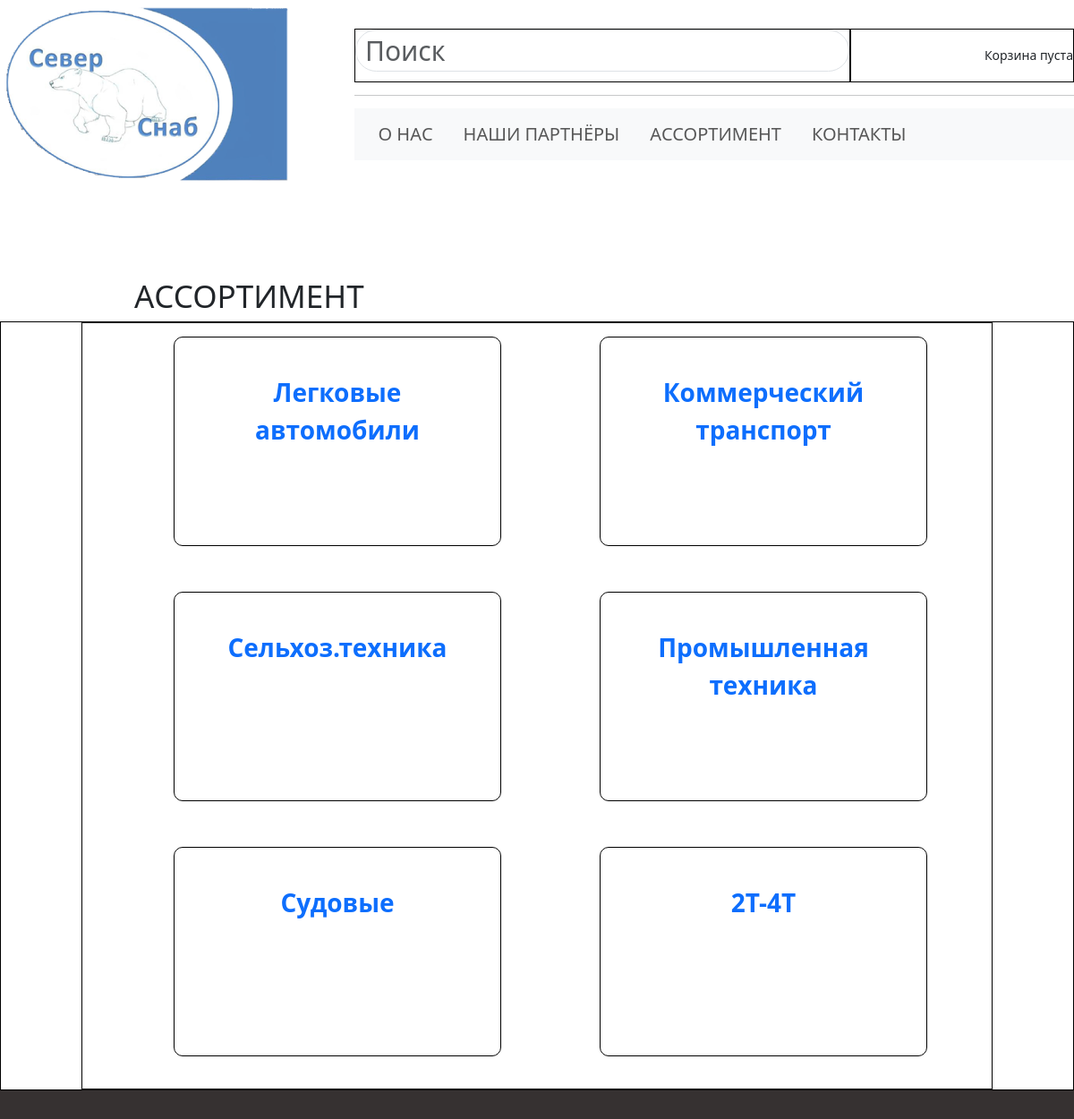
Page /assortment/ (upper part) on the earlier database version.
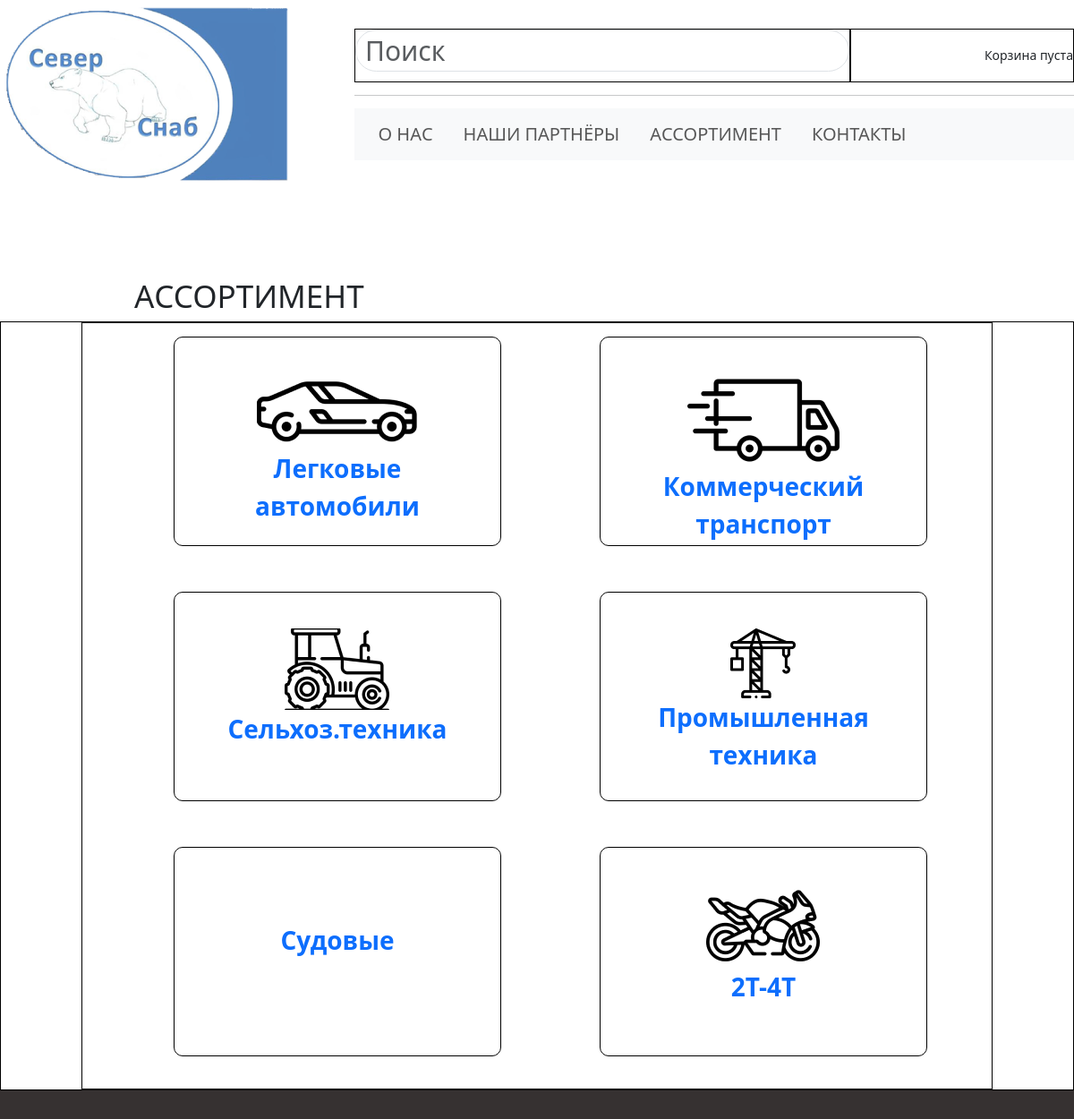
Same page on the later database version.
### shop/models.py (models this page shows)
class Category(models.Model):
    name = models.CharField(max_length=200)
    slug = models.SlugField()
    def __str__(self):
        return self.name
    def get_url(self):
        return reverse('assortment-by-category', args=[self.slug])

class CategoryImage(models.Model):
    categories = models.ForeignKey(Category, on_delete=models.CASCADE)
    img = models.ImageField(upload_to='img/categories')

### shop/views.py (the view)
# urls.py: path('assortment/', views.show_categories, name='assortment'),
def show_categories(request):
    categories = Category.objects.all()
    data = {
        'categories': categories,
    }
    return render(request, 'shop/categories.html', data)

### cart/cart.py (called while the page is built)
    def __len__(self):
        return sum(item['quantity'] for item in self.cart.values())

### cart/context_processors.py (called while the page is built)
def cart(request):
    return {'cart': Cart(request)}

### shop/templates/shop/categories.html (shortened to what this page needs)
{% extends 'shop/base.html' %}
{% block pagename %}<h1 class="category_heading">Ассортимент</h1> {% endblock %}
{% block content %}
    <div class="category_container">
        <div class="category_body">
            {% for category in categories %}
                <a class="category" href="{{ category.get_url }}">
                    {% for catimg in category.categoryimage_set.all %}
                        <img src='{{ catimg.img.url }}' alt="">
                    {% endfor %}
                    <p>{{ category }}</p>
                </a>
            {% endfor %}
        </div>
    </div>
    <div class="ask">
        <div class="ask_body">
        </div>
    </div>
{% endblock %}

### shop/templates/shop/base.html (shortened to what this page needs)
{% load static %}
<!DOCTYPE html>
<html lang="en">
<head>
    <link rel="stylesheet" href="{% static 'shop/css/reset.css' %}">
    <link rel="stylesheet" href="{% static 'shop/css/bootstrap.min.css' %}">
    <link rel="stylesheet" href="{% static 'shop/css/style.css' %}">
</head>
<header>
    <div class="header-body">
        <div class="logo">
            <img src="{% static 'shop/img/logo.png' %}" alt="логотип">
        </div>
        <div class="nav">
            <div class="search">
                <div class="search_block">
                    <form action="{% url 'search' %}" , method="get" class="form-horizontal">
                        <input type="search" placeholder="Поиск" name="q" class="form-control">
                        <button type="submit" class="btn1 btn">
                        </button>
                    </form>
                </div>
                <div class="buttons_block">
                    <div class="buttons">
                        <div class="cart">
                            {% with total_items=cart|length %}
                                {% if cart|length > 0 %}
                                    <a class="cart-button" href="{% url "cart-detail" %}">Товаров в корзине: {{ total_items }}<br>
                                        {{ cart.get_total_price }} руб.
                                    </a>
                                {% else %}
                                    Корзина пуста
                                {% endif %}
                            {% endwith %}
                        </div>
                    </div>
                </div>
            </div>
            <hr>
            <nav class="navbar navbar-expand-lg navbar-light bg-light">
                <ul class="navbar-nav mr-auto">
                    <li><a class="nav-item nav-link" href="">о нас</a></li>
                    <li><a class="nav-item nav-link" href="">наши партнёры</a></li>
                    <li><a class="nav-item nav-link" href="">ассортимент</a></li>
                    <li><a class="nav-item nav-link" href="">контакты</a></li>
                </ul>
            </nav>
        </div>
    </div>
</header>
<body>
{% block pagename %} {% endblock %}
{% block content %}
{% endblock %}
</body>
</html>

### shop/static/shop/css/style.css (style rules this page uses)
html { position: relative; min-height: 100%; }
body { width: 100%; min-width: 1024px; max-width: 1920px; }
a:active, a:hover, a { text-decoration: none; }
header { width: 100%; height: 15em; display: flex; align-items: center; justify-content: center; margin-bottom: 100px; }
.header-body { width: 100%; display: flex; align-items: center; justify-content: center; }
.logo { width: 333px; height: 204px; }
.nav { width: 100%; display: block; margin-left: 62.5px; }
.search { width: 100%; height: 60px; display: flex; }
.search_block { width: 100%; border: 1px solid black; }
.buttons_block { width: 45%; display: flex; align-items: center; justify-content: end; }
.search_block input { height: 47px; font-size: 30px; border-radius: 25px; }
.search form { justify-content: left; }
.buttons { display: flex; justify-content: right; }
nav li { display: inline-block; text-transform: uppercase; padding-left: 150px; font-size: 30px; }
.cart { display: inline-block; }
@media (max-width: 1772px) { .nav li { padding-left: 120px; } }
@media (max-width: 1638px) { .nav li { padding-left: 100px; } }
@media (max-width: 1558px) { .nav li { padding-left: 80px; } }
@media (max-width: 1478px) { .nav li { padding-left: 60px; } }
@media (max-width: 1398px) { .nav li { padding-left: 40px; } }
@media (max-width: 1318px) { .nav li { padding-left: 20px; } }
@media (max-width: 1238px) { .nav li { font-size: 20px; } }
.category_heading { margin-left: 150px; text-transform: uppercase; }
.category_container { width: 100%; display: flex; align-items: center; justify-content: center; border: 1px solid black; }
.category_body { width: 85%; border: 1px solid black; display: flex; align-items: center; justify-content: center; flex-wrap: wrap; }
.category { width: 366px; height: 234px; display: block; border: 1px solid black; border-radius: 10px; margin: 15px 40px 36px 70px; text-align: center; font-size: 28px; font-weight: bold; padding: 40px 40px 74px 40px; }
.category p { display: flex; align-items: center; justify-content: center; }
.ask { width: 100%; display: flex; justify-content: center; align-items: center; margin-bottom: 30px; }
.ask_body { width: 1674px; height: 263px; display: flex; align-items: center; justify-content: center; background: #363131; }
.buttons_block { border: 1px solid black; }

Differences in the rows shown:
added CategoryImage: img (picture), shown under Category "Легковые автомобили"
added CategoryImage: img (picture), shown under Category "Коммерческий транспорт"
added CategoryImage: img (picture), shown under Category "Сельхоз.техника"
added CategoryImage: img (picture), shown under Category "Промышленная техника"
added CategoryImage: img (picture), shown under Category (number 6 of 6 on the later page)
